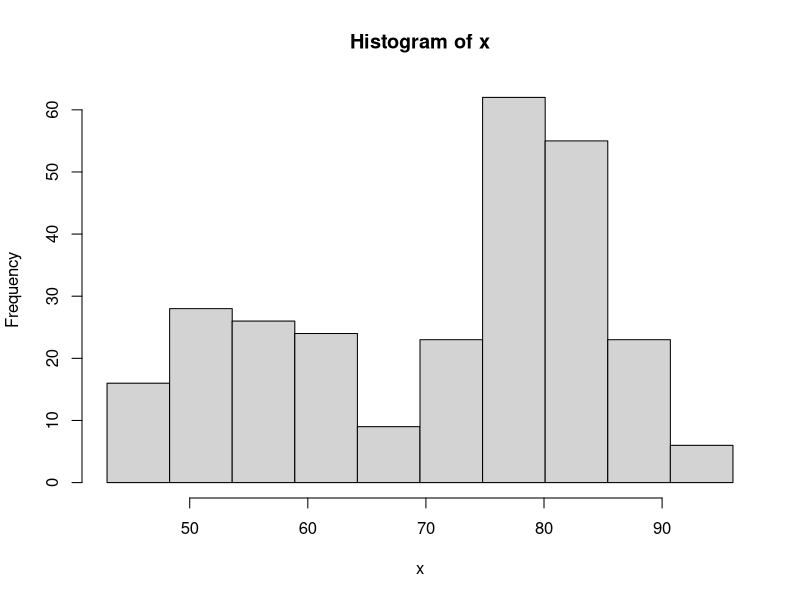

Here is the R script that generated this plot: (Note: this script raises an error after producing the figure.)
## ---- chunk 1
knitr::opts_chunk$set(echo = FALSE)
## ---- chunk 2
x <- faithful$waiting
## ---- chunk 3
bins <- seq(min(x), max(x), length.out = 11)
hist(x, breaks = bins)
## ---- chunk 4
sliderInput(
  inputId = "bins",
  label = "Number of bins:",
  min = 1,
  max = 50,
  value = 10
)
## ---- chunk 5
renderPlot({
  bins <- seq(min(x), max(x), length.out = input$bins + 1)
  hist(x, breaks = bins)
})
